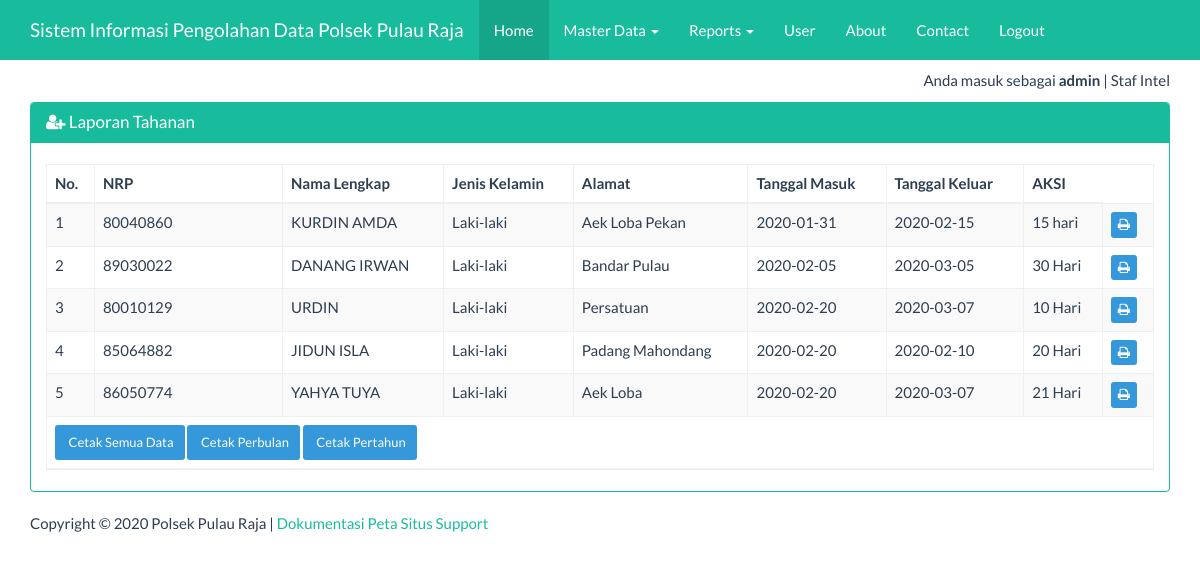
The page /index_admin.php?page=tahanan&actions=report (signed in) on the database its author committed.
### tables this page shows
CREATE TABLE IF NOT EXISTS `tbl_tahanan` (
  `id` int(20) NOT NULL AUTO_INCREMENT,
  `nrp` varchar(100) DEFAULT NULL,
  `nama_lengkap` varchar(50) DEFAULT NULL,
  `jenis_kelamin` varchar(100) DEFAULT NULL,
  `alamat` varchar(100) DEFAULT NULL,
  `tgl_masuk` date DEFAULT NULL,
  `tgl_keluar` date DEFAULT NULL,
  `lama_tahanan` varchar(50) DEFAULT NULL,
  PRIMARY KEY (`id`)
);

### views/tahanan_report.php (the view, shortened to what this page needs)
<div class="container">
    <div class="row">
        <div class="col-xs-12">
            <div class="panel panel-success">
                <div class="panel-heading">
                    <h3 class="panel-title"><span class="fa fa-user-plus"></span> Laporan Tahanan</h3>
                </div>
                <div class="panel-body">
                    <table id="dtskripsi" class="table table-bordered table-striped table-hover">
                        <thead>
                            <tr>
                                <th>No.</th><th width="17%">NRP</th><th>Nama Lengkap</th><th>Jenis Kelamin</th><th>Alamat</th><th>Tanggal Masuk</th><th>Tanggal Keluar</th><th>AKSI</th>
                            </tr>
                        </thead>
                        <tbody>
                            <?php
                            $sql = "SELECT * FROM tbl_tahanan";
                            $query = mysqli_query($koneksi, $sql) or die("SQL Anda Salah");
                            $nomor = 0;
                            while ($data = mysqli_fetch_array($query)) {
                                $nomor++;
                                ?>
                                <tr>
                                     <td><?= $nomor ?></td>
                                    <td><?= $data['nrp'] ?></td>
                                    <td><?= $data['nama_lengkap'] ?></td>
                                    <td><?= $data['jenis_kelamin'] ?></td>
                                    <td><?= $data['alamat'] ?></td>
                                    <td><?= $data['tgl_masuk'] ?></td>
                                    <td><?= $data['tgl_keluar'] ?></td>
                                    <td><?= $data['lama_tahanan'] ?></td>
                                    <td>
                                        <a href="report/tahanan_satu.php?id=<?= $data['id'] ?>" target="_blank" class="btn btn-info btn-xs">
                                            <span class="fa fa-print"></span>
                                        </a>
                                    </td>
                                </tr>
                            <?php } ?>
                        </tbody>
                        <tfoot>
                            <tr>
                                <td colspan="9">
                                    <a href="report/tahanan_semua.php" target="_blank" class="btn btn-info btn-sm">
                                        <span class="fa fa_print"></span> Cetak Semua Data
                                    </a>
                                    <a href="#cetak_perbulan" class="btn btn-info btn-sm">
                                        <span class="fa fa_print"></span> Cetak Perbulan
                                    </a>
                                    <a href="#cetak_pertahun" class="btn btn-info btn-sm">
                                        <span class="fa fa_print"></span> Cetak Pertahun
                                    </a>
                                </td>
                            </tr>
                        </tfoot>
                    </table>
                </div>
            </div>
        </div>
    </div>
</div>

### index_admin.php (style rules this page uses)
body { margin-top:70px; }

### rows shown on the page
tbl_tahanan: nrp "80040860", nama_lengkap "KURDIN AMDA", jenis_kelamin "Laki-laki", alamat "Aek Loba Pekan", tgl_masuk "2020-01-31", tgl_keluar "2020-02-15", lama_tahanan "15 hari"
tbl_tahanan: nrp "89030022", nama_lengkap "DANANG IRWAN", jenis_kelamin "Laki-laki", alamat "Bandar Pulau", tgl_masuk "2020-02-05", tgl_keluar "2020-03-05", lama_tahanan "30 Hari"
tbl_tahanan: nrp "80010129", nama_lengkap "URDIN", jenis_kelamin "Laki-laki", alamat "Persatuan", tgl_masuk "2020-02-20", tgl_keluar "2020-03-07", lama_tahanan "10 Hari"
tbl_tahanan: nrp "85064882", nama_lengkap "JIDUN ISLA", jenis_kelamin "Laki-laki", alamat "Padang Mahondang", tgl_masuk "2020-02-20", tgl_keluar "2020-02-10", lama_tahanan "20 Hari"
tbl_tahanan: nrp "86050774", nama_lengkap "YAHYA TUYA", jenis_kelamin "Laki-laki", alamat "Aek Loba", tgl_masuk "2020-02-20", tgl_keluar "2020-03-07", lama_tahanan "21 Hari"

### other values the page prints
$_SESSION['username'] "admin"
$_SESSION['ket'] "Staf Intel"
